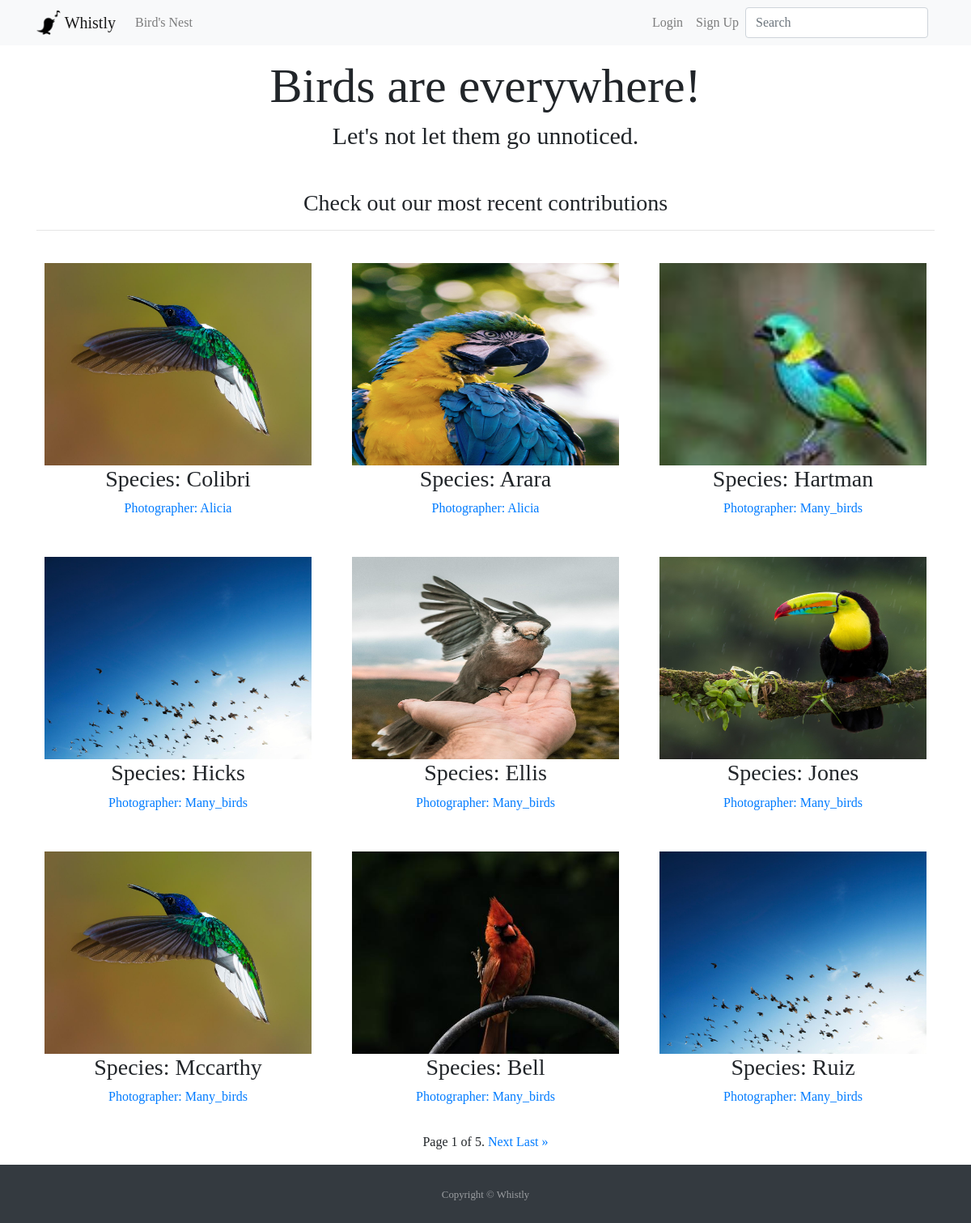
Screenshot of /birds_nest/ with the database file from the repository.
### birds/models.py (models this page shows, shortened)
class TimeStampedModel(models.Model):
    created = models.DateTimeField(auto_now_add=True)
    modified = models.DateTimeField(auto_now=True)
    class Meta:
        abstract = True

class Bird(TimeStampedModel):
    id = models.UUIDField(
        primary_key=True,
        default=uuid.uuid4,
        editable=False
    )
    species = models.CharField(max_length=150, blank=False)
    location = models.CharField(max_length=200, blank=False)
    picture = models.ImageField(upload_to='bird', blank=False, validators=[file_size])
    photographer = models.ForeignKey(
        get_user_model(),
        on_delete=models.CASCADE,
        related_name='photographers',)
    photographer_comment = models.TextField(max_length=500)
    class Meta:
        ordering = ['-created']
    def get_absolute_url(self):
        return reverse("bird_detail", kwargs={"pk": self.pk})

### users/models.py (models this page shows, shortened)
class CustomUser(AbstractUser):
    id = models.UUIDField(
        primary_key=True,
        default=uuid.uuid4,
        editable=False
    )
    profile_picture = models.ImageField(upload_to='profile_pics', blank=True, default='default/default_profile_pic.jpg', validators=[file_size])
    about_user = models.TextField(max_length=600, blank=True, default='Enter a nice description here')
    registered_at = models.DateField(auto_now_add=True)

### pages/views.py (the view)
# urls.py: path('birds_nest/', BirdsNestListView.as_view(), name='birds_nest'),
class BirdsNestListView(ListView):
    model = Bird
    template_name = 'bird/bird_list.html'
    context_object_name = 'birds_list'
    paginate_by = 9

### templates/bird/bird_list.html (shortened to what this page needs)
{% extends '_base.html' %}
{% load crispy_forms_tags %}
{% block content %}
<div class="container" align=center>
    <h3>Check out our most recent contributions</h3>
    <hr class="mb-4">
    <div class="row">
        {% for bird in birds_list %}
            <div class="col-sm-6 col-md-6 col-lg-4 p-3">
                    <a href="{{ bird.get_absolute_url }}">
                        <img class="" src="{{ bird.picture.url }}" alt="{{ bird.species }}" style="height: 250px; width: 330px">
                    </a>
                <div class="caption">
                    <h3>Species: {{bird.species}}</h3>
                    <a href="{% url 'profile_detail' pk=bird.photographer.pk %}">
                        <p>Photographer: {{bird.photographer|capfirst}}</p>
                    </a>
                </div>
            </div>
        {% endfor %}
        <div class="container">
            <span class="step-links">
                <span class="current">
                    Page {{ page_obj.number }} of {{ page_obj.paginator.num_pages }}.
                </span>
                {% if page_obj.has_next %}
                    <a href="?page={{ page_obj.next_page_number }}">Next</a>
                    <a href="?page={{ page_obj.paginator.num_pages }}">Last &raquo;</a>
                {% endif %}
            </span>
        </div>
    </div>
</div>
{% endblock content %}

### templates/_base.html (shortened to what this page needs)
<!DOCTYPE html>
{% load static %}
<html lang="en">
<head>
<link rel="stylesheet" href="https://cdnjs.cloudflare.com/ajax/libs/twitter-bootstrap/4.5.0/css/bootstrap.min.css">
<link rel="stylesheet" href="https://cdnjs.cloudflare.com/ajax/libs/font-awesome/5.13.0/css/all.min.css">
<link rel="stylesheet" href="{% static 'css/base.css' %}">
</head>
<body>
<div id="main-div">
    <nav class="navbar fixed-top navbar-expand-lg navbar-light bg-light">
      <div class="container">
        <div class="navbar-header">
          <a href="{% url 'home' %}" class="navbar-brand">
            <img src="{% static 'img/icon.png' %}" width="30" height="30" class="d-inline-block align-top" alt="icon">
            Whistly
          </a>
        </div>
        <div class="collapse navbar-collapse" id="navbarSupportedContent">
        <ul class="navbar-nav mr-auto">
            <li class="nav-item">
              <a class="nav-link" href="{% url 'birds_nest' %}">Bird's Nest</a></li>
        </ul>
        <ul class="navbar-nav ml-auto">
          {% if user.is_authenticated %}
              <li class="nav-item">
                <a class="nav-link" href="{% url 'add_bird' %}">Feathers UP</a>
              </li>
              <li class="nav-item">
                <a class="nav-link" href="{% url 'account_logout' %}">Logout</a>
              </li>
              {% else %}
              <li class="nav-item">
                <a class="nav-link" href="{% url 'account_login' %}">Login</a>
              </li>
              <li class="nav-item">
                <a class="nav-link" href="{% url 'account_signup' %}">Sign Up</a>
              </li>
          {% endif %}
            <form action="{% url 'search_results' %}" method="GET" class="form-inline my-2 my-lg-0">
              <input name='q' class="form-control mr-sm-2" type="search" placeholder="Search" aria-label="Search">
            </form>
        </ul>
      </div>
      </div>
    </nav>
    <div class="container" style="padding-top: 70px" align=center>
          <h1 id="base_h1">Birds are everywhere!</h1>
          <h6 id="base_h6" class="mb-5">Let's not let them go unnoticed.</h6>
    </div>
    {% block content %}
    {% endblock content %}
<div>
  <footer id="sticky-footer" class="py-4 mt-3 bg-dark text-white-50">
    <div class="container text-center">
      <small>Copyright &copy; Whistly</small>
    </div>
  </footer>
</div>
</div>
</body>
</html>

### static/css/base.css (style rules this page uses)
body { font-family: 'Caladea', serif; }
#base_h1 { font-size: 60px; }
#base_h6 { font-size: 30px; }

### rows the page displays
Bird: picture (picture), species "Colibri", photographer "Alicia"
Bird: picture (picture), species "Arara", photographer "Alicia"
Bird: picture (picture), species "Hartman", photographer "Many_birds"
Bird: picture (picture), species "Hicks", photographer "Many_birds"
Bird: picture (picture), species "Ellis", photographer "Many_birds"
Bird: picture (picture), species "Jones", photographer "Many_birds"
Bird: picture (picture), species "Mccarthy", photographer "Many_birds"
Bird: picture (picture), species "Bell", photographer "Many_birds"
Bird: picture (picture), species "Ruiz", photographer "Many_birds"

### other values shown
{{ page_obj.number }} "1"
{{ page_obj.paginator.num_pages }} "5"
